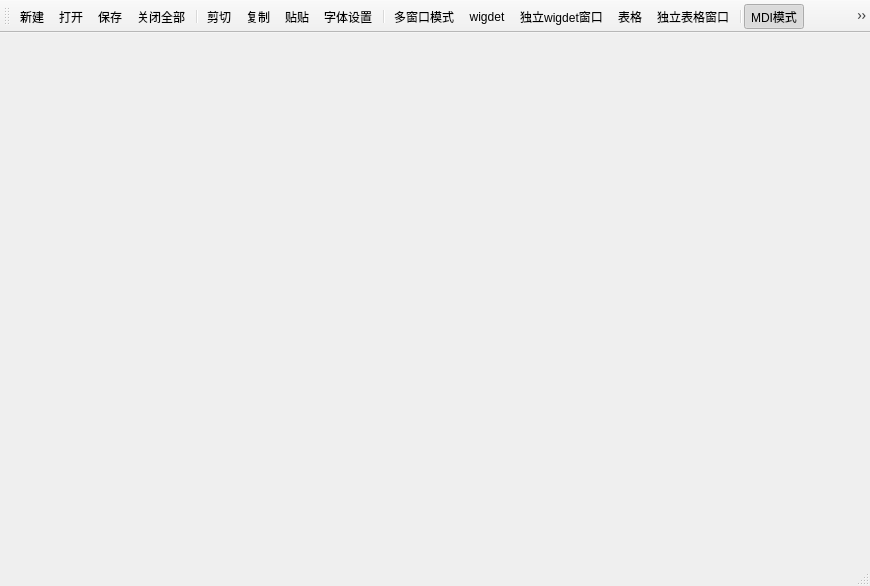
<?xml version="1.0" encoding="UTF-8"?>
<ui version="4.0">
 <class>MainWindow</class>
 <widget class="QMainWindow" name="MainWindow">
  <property name="geometry">
   <rect>
    <x>0</x>
    <y>0</y>
    <width>870</width>
    <height>586</height>
   </rect>
  </property>
  <property name="windowTitle">
   <string>多种窗口模式</string>
  </property>
  <property name="toolButtonStyle">
   <enum>Qt::ToolButtonStyle::ToolButtonTextUnderIcon</enum>
  </property>
  <widget class="QWidget" name="centralwidget"/>
  <widget class="QMenuBar" name="menubar">
   <property name="geometry">
    <rect>
     <x>0</x>
     <y>0</y>
     <width>870</width>
     <height>18</height>
    </rect>
   </property>
  </widget>
  <widget class="QStatusBar" name="statusbar"/>
  <widget class="QToolBar" name="toolBar">
   <property name="windowTitle">
    <string>toolBar</string>
   </property>
   <attribute name="toolBarArea">
    <enum>TopToolBarArea</enum>
   </attribute>
   <attribute name="toolBarBreak">
    <bool>false</bool>
   </attribute>
   <addaction name="action_1"/>
   <addaction name="action_2"/>
   <addaction name="action_3"/>
   <addaction name="action_4"/>
   <addaction name="separator"/>
   <addaction name="action_5"/>
   <addaction name="action_6"/>
   <addaction name="action_7"/>
   <addaction name="action_8"/>
   <addaction name="separator"/>
   <addaction name="action_11"/>
   <addaction name="actionwigdet"/>
   <addaction name="action_wigdet"/>
   <addaction name="action"/>
   <addaction name="action_13"/>
   <addaction name="separator"/>
   <addaction name="actionMDI"/>
   <addaction name="action_9"/>
   <addaction name="action_10"/>
   <addaction name="separator"/>
   <addaction name="action_14"/>
  </widget>
  <action name="action_1">
   <property name="icon">
    <iconset theme="QIcon::ThemeIcon::DocumentNew"/>
   </property>
   <property name="text">
    <string>新建</string>
   </property>
   <property name="toolTip">
    <string>新建新的文件</string>
   </property>
   <property name="menuRole">
    <enum>QAction::MenuRole::NoRole</enum>
   </property>
  </action>
  <action name="action_2">
   <property name="icon">
    <iconset theme="QIcon::ThemeIcon::FolderNew"/>
   </property>
   <property name="text">
    <string>打开</string>
   </property>
   <property name="toolTip">
    <string>打开文件</string>
   </property>
   <property name="menuRole">
    <enum>QAction::MenuRole::NoRole</enum>
   </property>
  </action>
  <action name="action_3">
   <property name="icon">
    <iconset theme="QIcon::ThemeIcon::DocumentSave"/>
   </property>
   <property name="text">
    <string>保存</string>
   </property>
   <property name="toolTip">
    <string>保存文件</string>
   </property>
   <property name="menuRole">
    <enum>QAction::MenuRole::NoRole</enum>
   </property>
  </action>
  <action name="action_4">
   <property name="icon">
    <iconset theme="QIcon::ThemeIcon::EditClear"/>
   </property>
   <property name="text">
    <string>关闭全部</string>
   </property>
   <property name="toolTip">
    <string>关闭全部文件</string>
   </property>
   <property name="menuRole">
    <enum>QAction::MenuRole::NoRole</enum>
   </property>
  </action>
  <action name="action_5">
   <property name="icon">
    <iconset theme="QIcon::ThemeIcon::EditCut"/>
   </property>
   <property name="text">
    <string>剪切</string>
   </property>
   <property name="toolTip">
    <string>剪切选中内容</string>
   </property>
   <property name="menuRole">
    <enum>QAction::MenuRole::NoRole</enum>
   </property>
  </action>
  <action name="action_6">
   <property name="icon">
    <iconset theme="QIcon::ThemeIcon::EditCopy"/>
   </property>
   <property name="text">
    <string>复制</string>
   </property>
   <property name="toolTip">
    <string>复制选中内容</string>
   </property>
   <property name="menuRole">
    <enum>QAction::MenuRole::NoRole</enum>
   </property>
  </action>
  <action name="action_7">
   <property name="icon">
    <iconset theme="QIcon::ThemeIcon::EditPaste"/>
   </property>
   <property name="text">
    <string>贴贴</string>
   </property>
   <property name="toolTip">
    <string>复制贴贴内容</string>
   </property>
   <property name="menuRole">
    <enum>QAction::MenuRole::NoRole</enum>
   </property>
  </action>
  <action name="action_8">
   <property name="icon">
    <iconset theme="QIcon::ThemeIcon::MailMessageNew"/>
   </property>
   <property name="text">
    <string>字体设置</string>
   </property>
   <property name="toolTip">
    <string>设置字体内容字体</string>
   </property>
   <property name="menuRole">
    <enum>QAction::MenuRole::NoRole</enum>
   </property>
  </action>
  <action name="actionMDI">
   <property name="checkable">
    <bool>true</bool>
   </property>
   <property name="checked">
    <bool>true</bool>
   </property>
   <property name="enabled">
    <bool>true</bool>
   </property>
   <property name="icon">
    <iconset resource="qrc.qrc">
     <normaloff>:/qrc/MDI.png</normaloff>:/qrc/MDI.png</iconset>
   </property>
   <property name="text">
    <string>MDI模式</string>
   </property>
   <property name="toolTip">
    <string>主窗口开启MDI模式</string>
   </property>
   <property name="menuRole">
    <enum>QAction::MenuRole::NoRole</enum>
   </property>
  </action>
  <action name="action_9">
   <property name="icon">
    <iconset resource="qrc.qrc">
     <normaloff>:/qrc/级联展开.png</normaloff>:/qrc/级联展开.png</iconset>
   </property>
   <property name="text">
    <string>级联展开</string>
   </property>
   <property name="toolTip">
    <string>以互联网模式展开文件</string>
   </property>
   <property name="menuRole">
    <enum>QAction::MenuRole::NoRole</enum>
   </property>
  </action>
  <action name="action_10">
   <property name="icon">
    <iconset resource="qrc.qrc">
     <normaloff>:/qrc/平铺展开.png</normaloff>:/qrc/平铺展开.png</iconset>
   </property>
   <property name="text">
    <string>平铺展开</string>
   </property>
   <property name="toolTip">
    <string>平铺展开</string>
   </property>
   <property name="menuRole">
    <enum>QAction::MenuRole::NoRole</enum>
   </property>
  </action>
  <action name="action_11">
   <property name="checkable">
    <bool>true</bool>
   </property>
   <property name="checked">
    <bool>false</bool>
   </property>
   <property name="icon">
    <iconset resource="qrc.qrc">
     <normaloff>:/qrc/多窗口模式.png</normaloff>:/qrc/多窗口模式.png</iconset>
   </property>
   <property name="text">
    <string>多窗口模式</string>
   </property>
   <property name="toolTip">
    <string>多窗口模式</string>
   </property>
   <property name="menuRole">
    <enum>QAction::MenuRole::NoRole</enum>
   </property>
  </action>
  <action name="actionwigdet">
   <property name="icon">
    <iconset resource="qrc.qrc">
     <normaloff>:/qrc/widget.png</normaloff>:/qrc/widget.png</iconset>
   </property>
   <property name="text">
    <string>wigdet</string>
   </property>
   <property name="toolTip">
    <string>wigdet窗口</string>
   </property>
   <property name="menuRole">
    <enum>QAction::MenuRole::NoRole</enum>
   </property>
  </action>
  <action name="action_wigdet">
   <property name="icon">
    <iconset resource="qrc.qrc">
     <normaloff>:/qrc/widget.png</normaloff>:/qrc/widget.png</iconset>
   </property>
   <property name="text">
    <string>独立wigdet窗口</string>
   </property>
   <property name="toolTip">
    <string>独立wigdet窗口</string>
   </property>
   <property name="menuRole">
    <enum>QAction::MenuRole::NoRole</enum>
   </property>
  </action>
  <action name="action">
   <property name="icon">
    <iconset resource="qrc.qrc">
     <normaloff>:/qrc/表格图标.png</normaloff>:/qrc/表格图标.png</iconset>
   </property>
   <property name="text">
    <string>表格</string>
   </property>
   <property name="toolTip">
    <string>表格窗口</string>
   </property>
   <property name="menuRole">
    <enum>QAction::MenuRole::NoRole</enum>
   </property>
  </action>
  <action name="action_13">
   <property name="icon">
    <iconset resource="qrc.qrc">
     <normaloff>:/qrc/表格图标.png</normaloff>:/qrc/表格图标.png</iconset>
   </property>
   <property name="text">
    <string>独立表格窗口</string>
   </property>
   <property name="toolTip">
    <string>独立表格窗口</string>
   </property>
   <property name="menuRole">
    <enum>QAction::MenuRole::NoRole</enum>
   </property>
  </action>
  <action name="action_14">
   <property name="icon">
    <iconset theme="QIcon::ThemeIcon::SystemLogOut"/>
   </property>
   <property name="text">
    <string>退出</string>
   </property>
   <property name="toolTip">
    <string>退出程序</string>
   </property>
   <property name="menuRole">
    <enum>QAction::MenuRole::NoRole</enum>
   </property>
  </action>
 </widget>
 <resources>
  <include location="qrc.qrc"/>
 </resources>
 <connections>
  <connection>
   <sender>action_14</sender>
   <signal>triggered()</signal>
   <receiver>MainWindow</receiver>
   <slot>close()</slot>
   <hints>
    <hint type="sourcelabel">
     <x>-1</x>
     <y>-1</y>
    </hint>
    <hint type="destinationlabel">
     <x>434</x>
     <y>292</y>
    </hint>
   </hints>
  </connection>
 </connections>
</ui>
